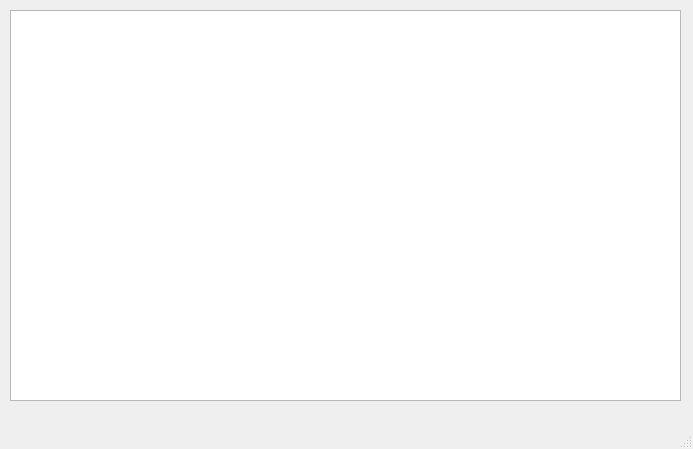
<?xml version="1.0" encoding="UTF-8"?>
<ui version="4.0">
 <class>MainWindow</class>
 <widget class="QMainWindow" name="MainWindow">
  <property name="geometry">
   <rect>
    <x>0</x>
    <y>0</y>
    <width>693</width>
    <height>449</height>
   </rect>
  </property>
  <property name="windowTitle">
   <string>MainWindow</string>
  </property>
  <widget class="QWidget" name="centralwidget">
   <widget class="QChartView" name="graphicsView">
    <property name="geometry">
     <rect>
      <x>10</x>
      <y>10</y>
      <width>671</width>
      <height>391</height>
     </rect>
    </property>
   </widget>
  </widget>
  <widget class="QMenuBar" name="menubar">
   <property name="geometry">
    <rect>
     <x>0</x>
     <y>0</y>
     <width>693</width>
     <height>18</height>
    </rect>
   </property>
  </widget>
  <widget class="QStatusBar" name="statusbar"/>
 </widget>
 <customwidgets>
  <customwidget>
   <class>QChartView</class>
   <extends>QGraphicsView</extends>
   <header>qchartview.h</header>
  </customwidget>
 </customwidgets>
 <resources/>
 <connections/>
</ui>
